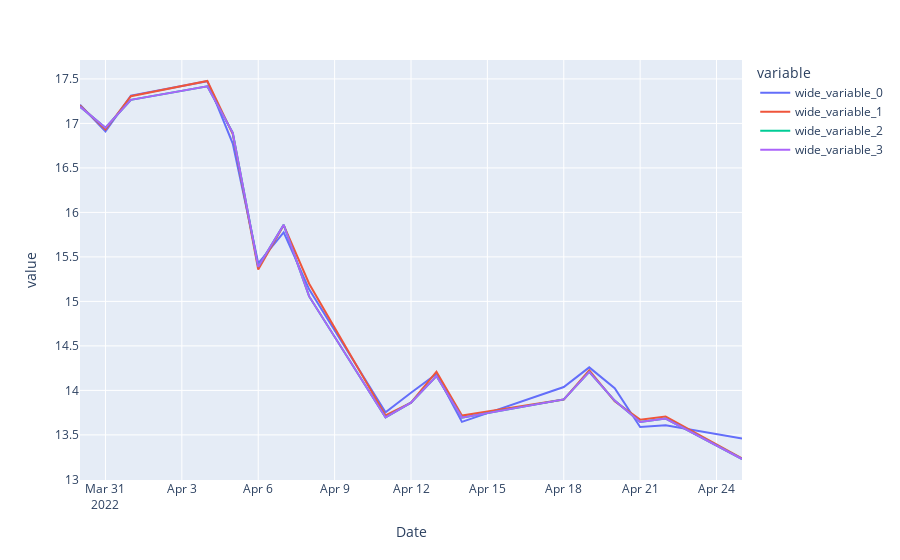

The cell this chart's notebook holds for it:
### Code cell
rf_5 = RandomForestRegressor(random_state=10,criterion='mae', max_depth=5)
rf_20 = RandomForestRegressor(random_state=10,criterion='mae', max_depth=20)
rf_50 = RandomForestRegressor(random_state=10,criterion='mae', max_depth=50)
df = pd.DataFrame(columns = ['MAE', 'MSE', 'R2'], index = ['5','20', '50'])
show_results(df, X_train_cv, X_test_cv, y_train_cv, y_test_cv,rf_5, rf_20,rf_50)

### Figure 1 — Plotly figure (JSON) as saved in the notebook; plotly's stock layout.template omitted (floating-point values rounded to 4 significant figures)
{"data": [{"hovertemplate": "variable=wide_variable_0<br>Date=%{x}<br>value=%{y}<extra></extra>", "legendgroup": "wide_variable_0", "line": {"color": "#636efa", "dash": "solid"}, "mode": "lines", "name": "wide_variable_0", "orientation": "v", "showlegend": true, "type": "scatter", "x": ["2022-03-30T00:00:00", "2022-03-31T00:00:00", "2022-04-01T00:00:00", "2022-04-04T00:00:00", "2022-04-05T00:00:00", "2022-04-06T00:00:00", "2022-04-07T00:00:00", "2022-04-08T00:00:00", "2022-04-11T00:00:00", "2022-04-12T00:00:00", "2022-04-13T00:00:00", "2022-04-14T00:00:00", "2022-04-18T00:00:00", "2022-04-19T00:00:00", "2022-04-20T00:00:00", "2022-04-21T00:00:00", "2022-04-22T00:00:00", "2022-04-25T00:00:00"], "xaxis": "x", "y": [17.21, 16.91, 17.31, 17.47, 16.77, 15.43, 15.78, 15.14, 13.75, 13.97, 14.18, 13.65, 14.04, 14.26, 14.02, 13.59, 13.61, 13.46], "yaxis": "y"}, {"hovertemplate": "variable=wide_variable_1<br>Date=%{x}<br>value=%{y}<extra></extra>", "legendgroup": "wide_variable_1", "line": {"color": "#EF553B", "dash": "solid"}, "mode": "lines", "name": "wide_variable_1", "orientation": "v", "showlegend": true, "type": "scatter", "x": ["2022-03-30T00:00:00", "2022-03-31T00:00:00", "2022-04-01T00:00:00", "2022-04-04T00:00:00", "2022-04-05T00:00:00", "2022-04-06T00:00:00", "2022-04-07T00:00:00", "2022-04-08T00:00:00", "2022-04-11T00:00:00", "2022-04-12T00:00:00", "2022-04-13T00:00:00", "2022-04-14T00:00:00", "2022-04-18T00:00:00", "2022-04-19T00:00:00", "2022-04-20T00:00:00", "2022-04-21T00:00:00", "2022-04-22T00:00:00", "2022-04-25T00:00:00"], "xaxis": "x", "y": [17.2, 16.93, 17.31, 17.48, 16.88, 15.36, 15.86, 15.2, 13.72, 13.86, 14.21, 13.72, 13.9, 14.23, 13.88, 13.67, 13.71, 13.24], "yaxis": "y"}, {"hovertemplate": "variable=wide_variable_2<br>Date=%{x}<br>value=%{y}<extra></extra>", "legendgroup": "wide_variable_2", "line": {"color": "#00cc96", "dash": "solid"}, "mode": "lines", "name": "wide_variable_2", "orientation": "v", "showlegend": true, "type": "scatter", "x": ["2022-03-30T00:00:00", "2022-03-31T00:00:00", "2022-04-01T00:00:00", "2022-04-04T00:00:00", "2022-04-05T00:00:00", "2022-04-06T00:00:00", "2022-04-07T00:00:00", "2022-04-08T00:00:00", "2022-04-11T00:00:00", "2022-04-12T00:00:00", "2022-04-13T00:00:00", "2022-04-14T00:00:00", "2022-04-18T00:00:00", "2022-04-19T00:00:00", "2022-04-20T00:00:00", "2022-04-21T00:00:00", "2022-04-22T00:00:00", "2022-04-25T00:00:00"], "xaxis": "x", "y": [17.19, 16.95, 17.26, 17.42, 16.89, 15.39, 15.86, 15.06, 13.7, 13.86, 14.16, 13.69, 13.9, 14.21, 13.89, 13.64, 13.68, 13.23], "yaxis": "y"}, {"hovertemplate": "variable=wide_variable_3<br>Date=%{x}<br>value=%{y}<extra></extra>", "legendgroup": "wide_variable_3", "line": {"color": "#ab63fa", "dash": "solid"}, "mode": "lines", "name": "wide_variable_3", "orientation": "v", "showlegend": true, "type": "scatter", "x": ["2022-03-30T00:00:00", "2022-03-31T00:00:00", "2022-04-01T00:00:00", "2022-04-04T00:00:00", "2022-04-05T00:00:00", "2022-04-06T00:00:00", "2022-04-07T00:00:00", "2022-04-08T00:00:00", "2022-04-11T00:00:00", "2022-04-12T00:00:00", "2022-04-13T00:00:00", "2022-04-14T00:00:00", "2022-04-18T00:00:00", "2022-04-19T00:00:00", "2022-04-20T00:00:00", "2022-04-21T00:00:00", "2022-04-22T00:00:00", "2022-04-25T00:00:00"], "xaxis": "x", "y": [17.19, 16.95, 17.26, 17.42, 16.89, 15.39, 15.86, 15.06, 13.7, 13.86, 14.16, 13.69, 13.9, 14.21, 13.89, 13.64, 13.68, 13.23], "yaxis": "y"}], "layout": {"legend": {"title": {"text": "variable"}, "tracegroupgap": 0}, "margin": {"t": 60}, "xaxis": {"anchor": "y", "domain": [0, 1], "title": {"text": "Date"}}, "yaxis": {"anchor": "x", "domain": [0, 1], "title": {"text": "value"}}}}
